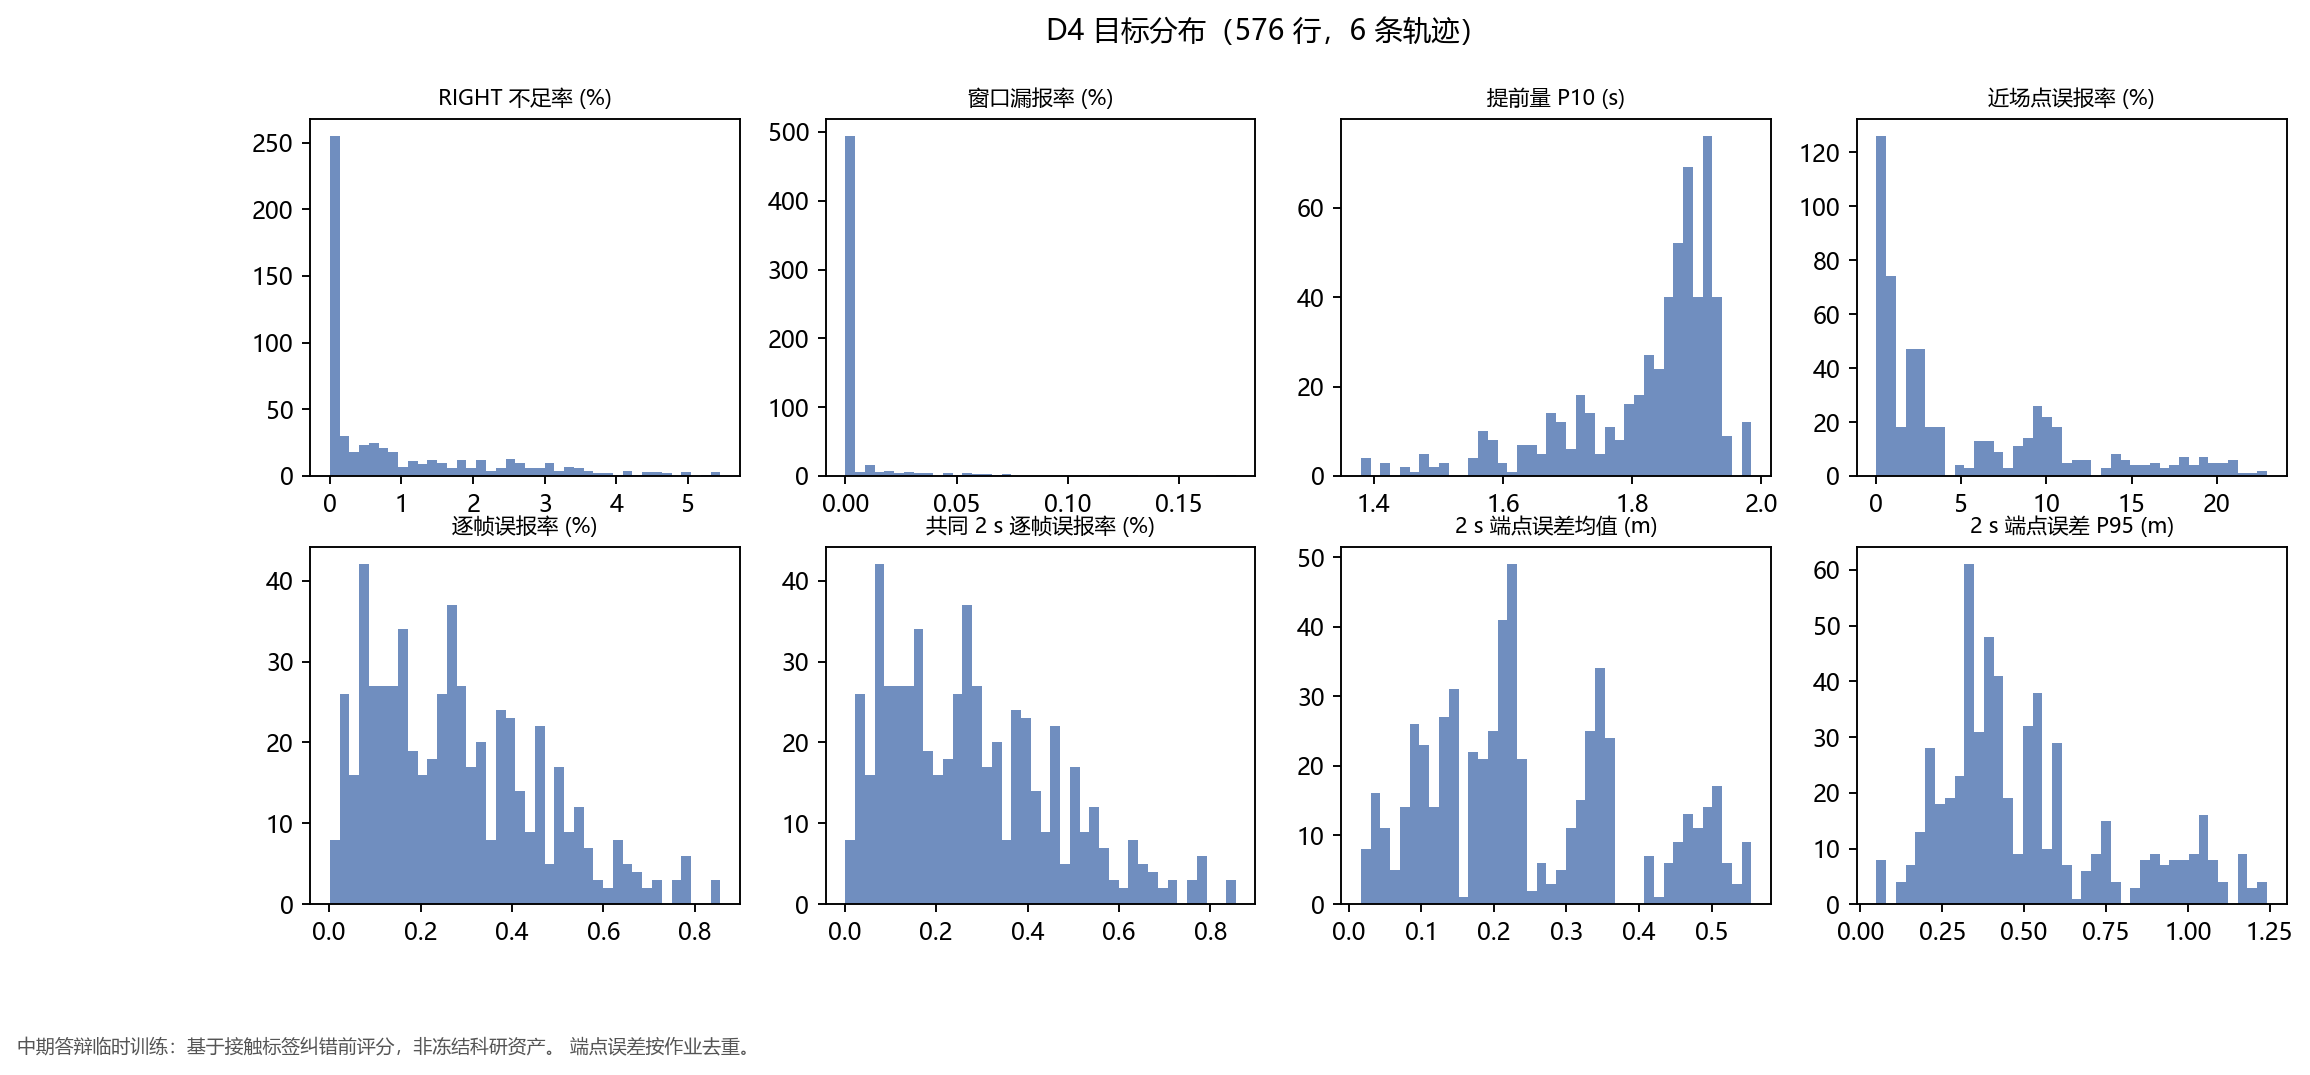

Recreate this plot in Python.
"""Tavotto entry: existing results only; no training, no simulation.
original_plot_code
"""
import sys
from pathlib import Path
LIBRARY=Path(__file__).resolve().parents[1]
SUPPORT=LIBRARY / "site-packages"
if str(SUPPORT) not in sys.path: sys.path.insert(0,str(SUPPORT))
from _support import draw

fig=draw('p0', '01_目标分布_D4')
fig.savefig(Path(__file__).parent / '01_目标分布_D4.pdf')
